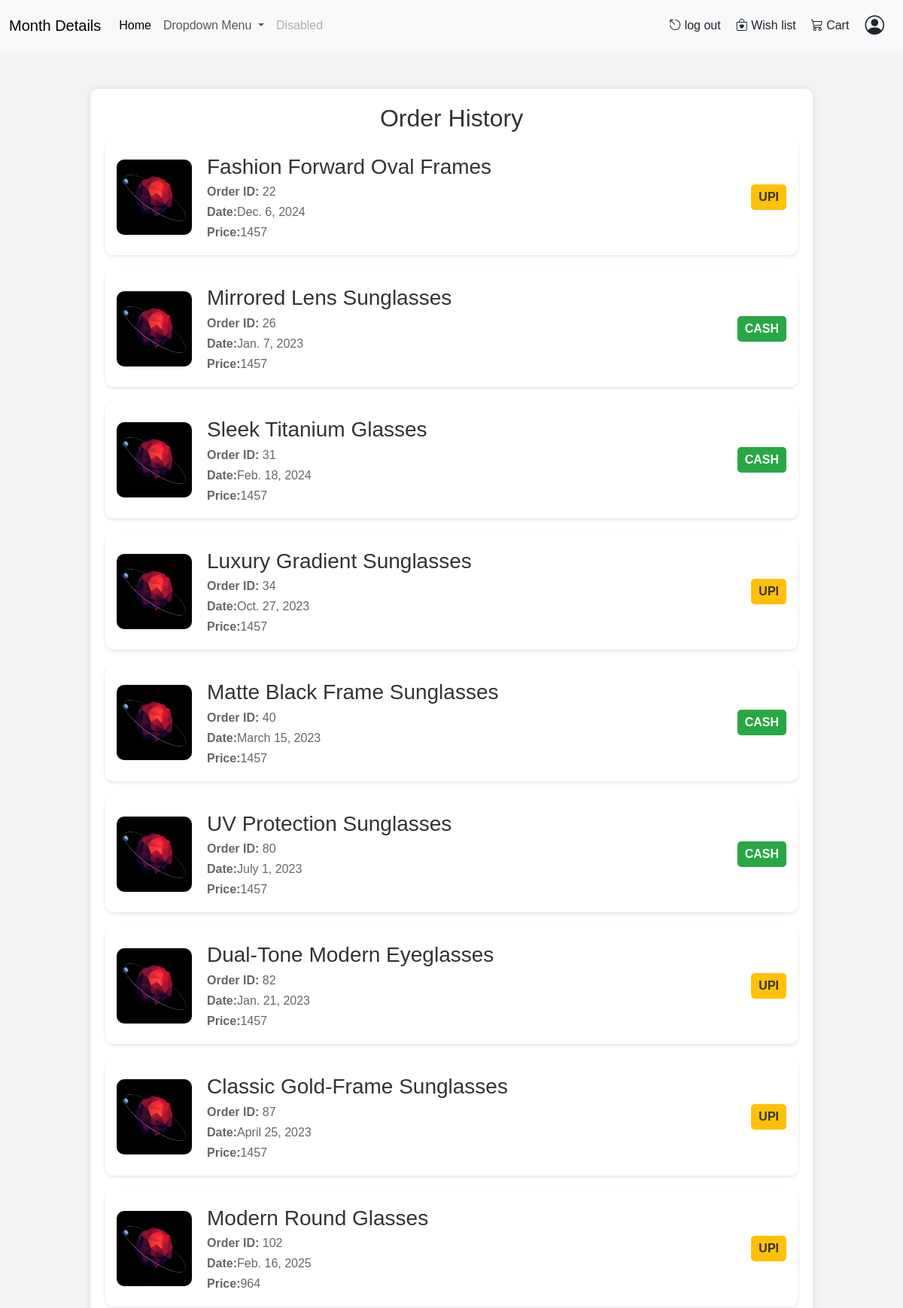
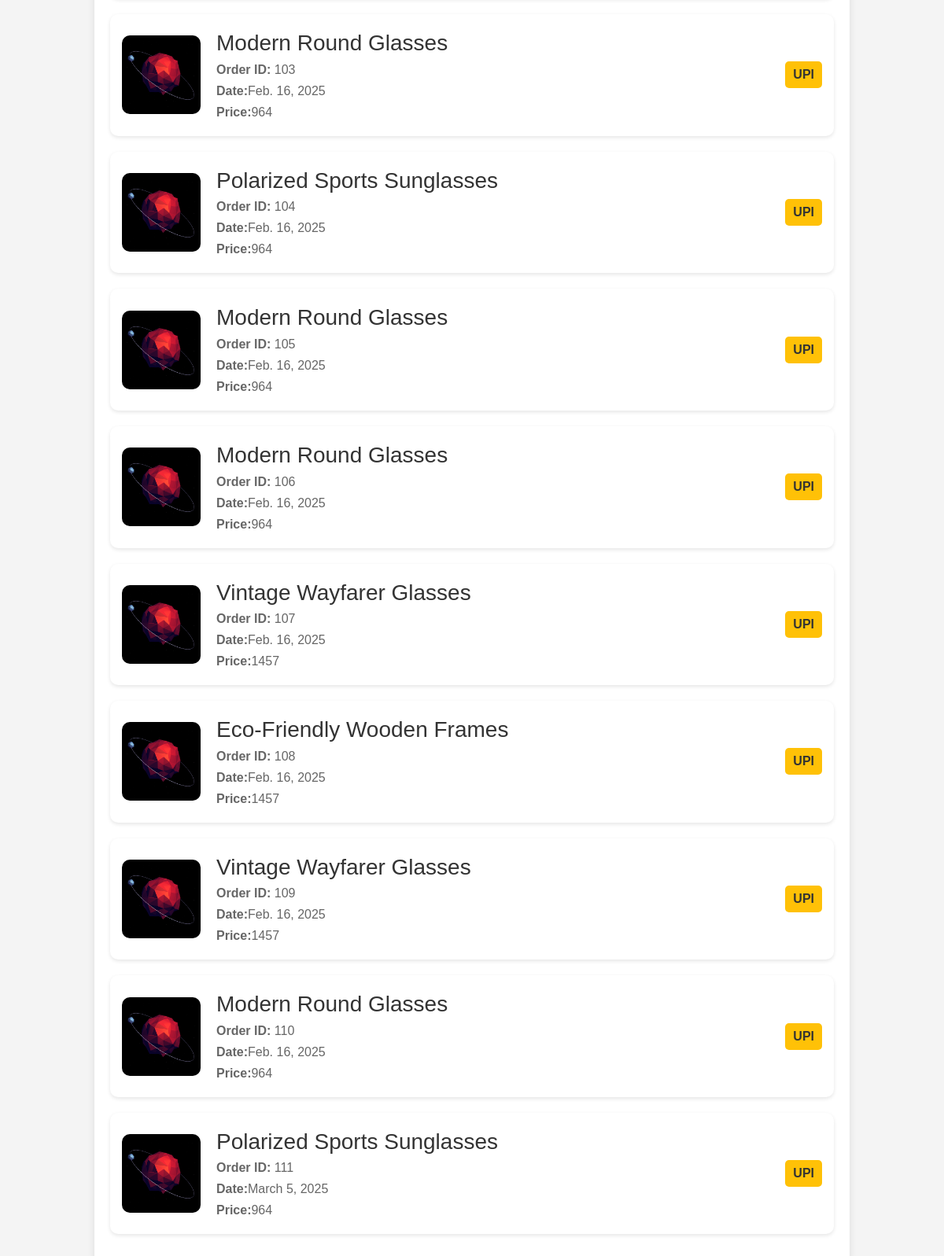
The app's page /cart/ (signed in) with its own data (2 pictures, top to bottom).
### optical_main/models.py (models this page shows)
class Order(models.Model):
    payment_choices = [
        ('CASH', 'Cash'),
        ('UPI', 'UPI')
    ]
    customer = models.ForeignKey(Customer, on_delete=models.CASCADE)
    product = models.ForeignKey(Product, on_delete=models.CASCADE)
    price=models.IntegerField(validators=[MinValueValidator(0)],default=0, help_text="Enter the price")
    quantity = models.IntegerField(validators=[MinValueValidator(0)], default=1,help_text="Enter the quantity")
    date = models.DateField(default=datetime.date.today, help_text="Enter the date of order")
    Payment_mode=models.CharField(max_length=10,choices=payment_choices,default='CASH', help_text="Select the payment mode")
    class Meta:
        verbose_name = "Order"
        verbose_name_plural = "Orders"
    def __str__(self):
        return self.customer.first_name + " " + self.customer.last_name + " - " + self.product.name

class Product(models.Model):
    CATEGORY_CHOICES = [
        ('EYEWEAR', 'Eyewear'),
        ('SUNGLASSES', 'Sunglasses'),
        ('READING_GLASS', 'Reading Glass'),
        ('OTHERS', 'Others'),
    ]
    MATERIAL_CHOICES = [
        ('PLASTIC', 'Plastic'),
        ('METAL', 'Metal'),
        ('COMPOSITE', 'Composite'),
    ]
    name = models.CharField(max_length=50, unique=True, help_text="Enter the product name")
    brand = models.CharField(max_length=50, help_text="Enter the brand name")
    description = models.TextField(help_text="Enter a description of the product")
    MRP = models.IntegerField(validators=[MinValueValidator(0)],default=0, help_text="Enter the maximum retail price")
    category = models.CharField(max_length=20, choices=CATEGORY_CHOICES,default='OTHERS', help_text="Select the product category")
    material = models.CharField(max_length=10, choices=MATERIAL_CHOICES, help_text="Select the material")
    lens = models.CharField(max_length=20, blank=True, help_text="Enter the lens type (if applicable)")
    stock = models.IntegerField(validators=[MinValueValidator(0)], help_text="Enter the stock quantity")
    discount = models.DecimalField(max_digits=5, decimal_places=2, validators=[MinValueValidator(0), MaxValueValidator(100)],default=0, help_text="Enter the discount percentage")
    date = models.DateField(default=datetime.date.today, help_text="Enter the date of addition")
    class Meta:
        verbose_name = "Product"
        verbose_name_plural = "Products"
    def __str__(self):
        return self.name

### optical_main/views.py (the view)
# urls.py: path('cart/',views.cart_page,name='cart'),
@login_required
def cart_page(request):
    if request.user.pk==1:
        o=Order.objects.filter(customer=request.user.pk)
    else:
        o=Order.objects.filter(customer=request.user.pk-1)
    print(o)
    return render(request,'Optical_main/cart-item.html',{'order':o})

### optical_main/Templates/Optical_main/cart-item.html (shortened to what this page needs)
<!DOCTYPE html>
<html lang="en">
<head>
    <link href="https://cdn.jsdelivr.net/npm/bootstrap@5.3.2/dist/css/bootstrap.min.css" rel="stylesheet">
    <link rel="stylesheet" href="https://cdn.jsdelivr.net/npm/bootstrap@5.3.3/dist/css/bootstrap.min.css">
    {% load static %}
</head>
{% include 'Optical_main/nav-bar.html' %}
<!DOCTYPE html>
<html lang="en">
<head>
</head>
<body>
    <div class="container">
        <h2>Order History</h2>
        {% for i in order %}
        <div class="order-card">
            <img src="{% static 'optical_main/2.png' %}" alt="Product">
            <div class="order-details">
                <h3>{{i.product}}</h3>
                <p><strong>Order ID:</strong> {{i.id}}</p>
                <p><strong>Date:</strong>{{i.date}}</p>
                <p><strong>Price:</strong>{{i.price}}</p>
            </div>
            {% if i.Payment_mode == 'UPI' %}
            <span class="status pending">UPI</span>
            {% elif i.Payment_mode == 'CASH' %}
            <span class="status delivered">CASH</span>
            {% endif %}
        </div>
        {% endfor %}
    </div>
</body>
</html>

### optical_main/Templates/Optical_main/cart-item.html (style rules this page uses)
body { font-family: Arial, sans-serif; background-color: #f4f4f4; margin: 0; padding: 0; }
.container { width: 80%; margin: 50px auto; background: white; padding: 20px; border-radius: 10px; box-shadow: 0px 0px 10px rgba(0, 0, 0, 0.1); }
h2 { text-align: center; color: #333; }
.order-card { background: white; padding: 15px; border-radius: 10px; box-shadow: 0px 2px 5px rgba(0, 0, 0, 0.1); margin-bottom: 20px; display: flex; align-items: center; justify-content: space-between; }
.order-card img { width: 100px; height: 100px; border-radius: 10px; object-fit: cover; }
.order-details { flex-grow: 1; padding: 0 20px; }
.order-details h3 { margin: 5px 0; color: #333; }
.order-details p { margin: 3px 0; color: #666; }
.status { font-weight: bold; padding: 5px 10px; border-radius: 5px; text-align: center; }
.status.pending { background-color: #ffc107; color: #333; }
.status.delivered { background-color: #28a745; color: white; }

### records on screen
Order: product "Fashion Forward Oval Frames", id "22", date "Dec. 6, 2024", price "1457", Payment_mode "UPI"
Order: product "Mirrored Lens Sunglasses", id "26", date "Jan. 7, 2023", price "1457", Payment_mode "CASH"
Order: product "Sleek Titanium Glasses", id "31", date "Feb. 18, 2024", price "1457", Payment_mode "CASH"
Order: product "Luxury Gradient Sunglasses", id "34", date "Oct. 27, 2023", price "1457", Payment_mode "UPI"
Order: product "Matte Black Frame Sunglasses", id "40", date "March 15, 2023", price "1457", Payment_mode "CASH"
Order: product "UV Protection Sunglasses", id "80", date "July 1, 2023", price "1457", Payment_mode "CASH"
Order: product "Dual-Tone Modern Eyeglasses", id "82", date "Jan. 21, 2023", price "1457", Payment_mode "UPI"
Order: product "Classic Gold-Frame Sunglasses", id "87", date "April 25, 2023", price "1457", Payment_mode "UPI"
Order: product "Modern Round Glasses", id "102", date "Feb. 16, 2025", price "964", Payment_mode "UPI"
Order: product "Modern Round Glasses", id "103", date "Feb. 16, 2025", price "964", Payment_mode "UPI"
Order: product "Polarized Sports Sunglasses", id "104", date "Feb. 16, 2025", price "964", Payment_mode "UPI"
Order: product "Modern Round Glasses", id "105", date "Feb. 16, 2025", price "964", Payment_mode "UPI"
Order: product "Modern Round Glasses", id "106", date "Feb. 16, 2025", price "964", Payment_mode "UPI"
Order: product "Vintage Wayfarer Glasses", id "107", date "Feb. 16, 2025", price "1457", Payment_mode "UPI"
Order: product "Eco-Friendly Wooden Frames", id "108", date "Feb. 16, 2025", price "1457", Payment_mode "UPI"
Order: product "Vintage Wayfarer Glasses", id "109", date "Feb. 16, 2025", price "1457", Payment_mode "UPI"
Order: product "Modern Round Glasses", id "110", date "Feb. 16, 2025", price "964", Payment_mode "UPI"
Order: product "Polarized Sports Sunglasses", id "111", date "March 5, 2025", price "964", Payment_mode "UPI"
